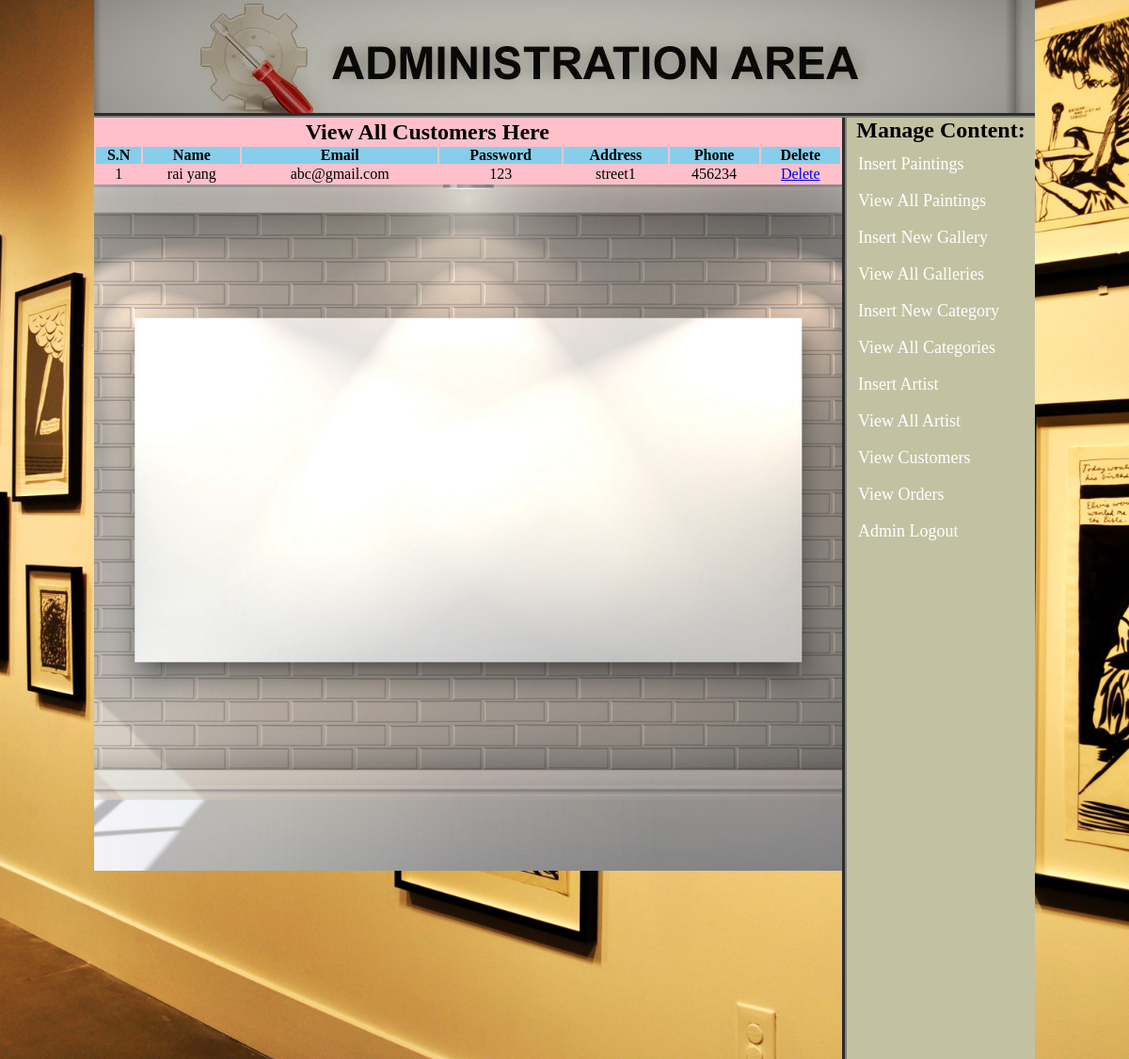
Page /admin_area/index.php?view_customers (signed in) on the committed database.
### tables this page shows
CREATE TABLE `customer` (
  `customer_id` int(100) NOT NULL,
  `customer_ip` varchar(255) NOT NULL,
  `customer_email` varchar(255) NOT NULL,
  `customer_password` varchar(100) NOT NULL,
  `customer_name` varchar(200) NOT NULL,
  `address` varchar(200) NOT NULL,
  `phone` int(200) NOT NULL
);

### admin_area/view_customers.php (the view)
<table width="795" align="center" bgcolor="pink">
     <tr align="center">
	    <td colspan="6"><h2>View All Customers Here</h2></td>
     </tr>
	 <tr align="center" bgcolor="skyblue">
	    <th>S.N</th>
	    <th>Name</th>
	     <th>Email</th>
		 <th>Password</th>
		 <th>Address</th>
		 <th>Phone</th>
		 <th>Delete</th>
	 </tr>
	 <?php
	 include("includes/db.php");
	 $get_c="select * from customer";
	 $run_c=mysqli_query($con,$get_c);
	 $i=0;
	 while($row_c=mysqli_fetch_array($run_c)){
		 $c_id=$row_c['customer_id'];
		 $c_email=$row_c['customer_email'];
		 $c_password=$row_c['customer_password'];
		 $c_name=$row_c['customer_name'];
		 $c_address=$row_c['address'];
		 $c_phone=$row_c['phone'];
		 $i++;
	 ?>
	 <tr align="center">
	     <td><?php echo $i;?></td>
		 <td><?php echo $c_name;?></td>
		 <td><?php echo $c_email;?></td>
		 <td><?php echo $c_password;?></td>
		 <td><?php echo $c_address;?></td>
		 <td><?php echo $c_phone;;?></td>
		 <td><a href="delete_c.php?delete_c=<?php echo $c_id;?>">Delete</a></td>
	 </tr>
	 <?php } ?>
</table>

### admin_area/styles/style.css (style rules this page uses)
html, body, div, span, applet, object, iframe, h1, h2, h3, h4, h5, h6, p, blockquote, pre, a, abbr, acronym, address, big, cite, code, del, dfn, em, img, ins, kbd, q, s, samp, small, strike, strong, sub, sup, tt, var, b, u, i, center, dl, dt, dd, ol, ul, li, fieldset, form, label, legend, table, caption, tbody, tfoot, thead, tr, th, td, article, aside, canvas, details, embed, figure, figcaption, footer, header, hgroup, menu, nav, output, ruby, section, summary, time, mark, audio, video { margin: 0; padding: 0; border: 0; vertical-align: baseline; }
body { background-image:url(../images/o4.jpg); height:100%; background-position:center; background-repeat:repeat; background-size:cover; }

### rows in the picture
customer: customer_name "rai yang", customer_email "abc@gmail.com", customer_password "123", address "street1", phone "456234"
